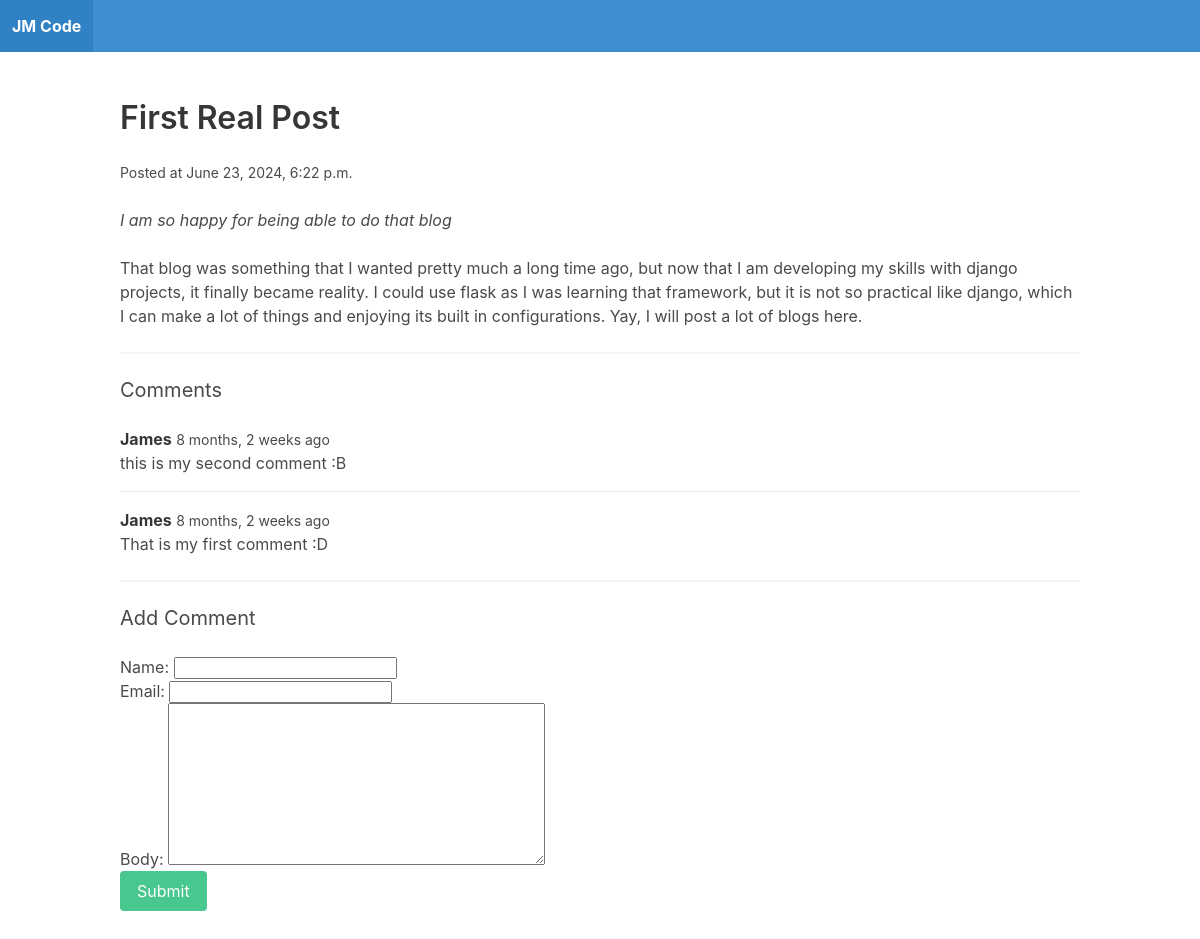
/home/firstpost/, run on the app's committed database.
### blog/models.py (models this page shows, shortened)
class Post(models.Model):
	title = models.CharField(max_length=255)
	slug = models.SlugField()
	intro = models.TextField()
	body = models.TextField()
	date_added = models.DateTimeField(auto_now_add=True)
	class Meta:
		ordering = ["-date_added"]

class Comment(models.Model):
	post = models.ForeignKey(Post, related_name="comments", on_delete=models.CASCADE)
	name = models.CharField(max_length=255)
	email = models.EmailField()
	body = models.TextField()
	date_added = models.DateTimeField(auto_now_add=True)
	class Meta:
		ordering = ["-date_added"]

### blog/views.py (the view)
# urls.py: path("<slug:slug>/", post_detail, name="post_detail"),
def post_detail(request, slug):
	post = Post.objects.get(slug=slug)
	context = {"post": post}
	if request.method == "POST":
		form = CommentForm(request.POST)
		if form.is_valid():
			comment = form.save(commit=False)
			comment.post = post
			comment.save()
			return redirect("post_detail", slug=post.slug)
	else:
		form = CommentForm()
	context["form"] = form
	return render(request, "blog/postdetail.html", context)

### blog/forms.py
class CommentForm(forms.ModelForm):
	class Meta:
		model = Comment
		fields = ["name", "email", "body"]

### blog/templates/blog/postdetail.html (shortened to what this page needs)
{% extends "blog/base.html" %}
{% block content %}
	<h1 class="title">{{ post.title }}</h1>
	<small>Posted at {{ post.date_added }}</small>
	<p><br><em>{{ post.intro }}</em></p>
	<p><br>{{ post.body }}</p>
	<hr>
	<h2 class="subtitle">Comments</h2>
	{% for comment in post.comments.all %}
		<article class="media">
			<div class="media-content">
				<div class="content">
					<p>
						<strong>{{ comment.name }}</strong> <small>{{ comment.date_added|timesince }} ago</small>
						<br>
						{{ comment.body }}
					</p>
				</div>
			</div>
		</article>
	{% empty %}
		<div class="notification">
			<p>No comments!</p>
		</div>
	{% endfor %}
	<hr>
	<h2 class="subtitle">Add Comment</h2>
	<form method="post" action=".">
		{{ form.as_p }}
		<div class="field">
			<div class="control">
				<button class="button is-success">Submit</button>
			</div>
		</div>
{% endblock %}

### blog/templates/blog/base.html (shortened to what this page needs)
<!DOCTYPE html>
<html>
  <head>
    <link rel="stylesheet" href="https://cdn.jsdelivr.net/npm/bulma@0.9.1/css/bulma.min.css">
  </head>
  <body>
    <nav class="navbar is-info">
      <div class="navbar-brand">
        <a href="/" class="navbar-item"><strong>JM Code</strong></a>
      </div>
    </nav>
    <section class="section">
      <div class="container">
        {% block content %}
        {% endblock %}
      </div>
    </section>
  </body>
</html>

### data on the page
Post: title "First Real Post", date_added "June 23, 2024, 6:22 p.m.", intro "I am so happy for being able to do that blog", body "That blog was something that I wanted pretty much a long time ago, but now that I am developing my skills with django projects, it finally became reality. I could use flask as I was learning that framework, but it is not so practical like django, which I can make a lot of things and enjoying its built in configurations. Yay, I will post a lot of blogs here."
Comment: name "James", date_added "8 months, 2 weeks", body "this is my second comment :B"
Comment: name "James", date_added "8 months, 2 weeks", body "That is my first comment :D"
